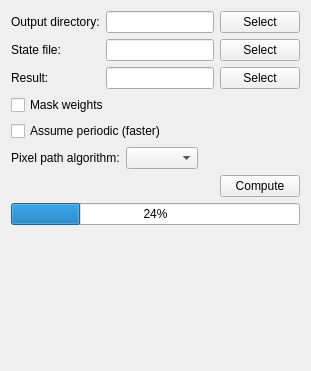
      <widget class="QWidget" name="tabWidgetPage6">
       <attribute name="title">
        <string>Compute</string>
       </attribute>
       <layout class="QVBoxLayout" name="verticalLayout_13">
        <item>
         <layout class="QGridLayout" name="gridLayout_2">
          <item row="0" column="0">
           <widget class="QLabel" name="label_18">
            <property name="text">
             <string>Output directory:</string>
            </property>
           </widget>
          </item>
          <item row="0" column="1">
           <widget class="QLineEdit" name="tab5_dir_lineEdit"/>
          </item>
          <item row="0" column="2">
           <widget class="QPushButton" name="tab5_dir_pushButton">
            <property name="text">
             <string>Select</string>
            </property>
           </widget>
          </item>
          <item row="1" column="0">
           <widget class="QLabel" name="label_20">
            <property name="text">
             <string>State file:</string>
            </property>
           </widget>
          </item>
          <item row="1" column="1">
           <widget class="QLineEdit" name="tab5_state_lineEdit"/>
          </item>
          <item row="1" column="2">
           <widget class="QPushButton" name="tab5_state_pushButton">
            <property name="text">
             <string>Select</string>
            </property>
           </widget>
          </item>
          <item row="2" column="0">
           <widget class="QLabel" name="label_21">
            <property name="text">
             <string>Result:</string>
            </property>
           </widget>
          </item>
          <item row="2" column="1">
           <widget class="QLineEdit" name="tab5_res_lineEdit"/>
          </item>
          <item row="2" column="2">
           <widget class="QPushButton" name="tab5_res_pushButton">
            <property name="text">
             <string>Select</string>
            </property>
           </widget>
          </item>
         </layout>
        </item>
        <item>
         <widget class="QCheckBox" name="tab5_mask_checkBox">
          <property name="text">
           <string>Mask weights</string>
          </property>
         </widget>
        </item>
        <item>
         <widget class="QCheckBox" name="tab5_per_checkBox">
          <property name="text">
           <string>Assume periodic (faster)</string>
          </property>
         </widget>
        </item>
        <item>
         <layout class="QHBoxLayout" name="horizontalLayout_12">
          <item>
           <widget class="QLabel" name="label_22">
            <property name="text">
             <string>Pixel path algorithm:</string>
            </property>
           </widget>
          </item>
          <item>
           <widget class="QComboBox" name="tab5_path_comboBox"/>
          </item>
          <item>
           <spacer name="horizontalSpacer_28">
            <property name="orientation">
             <enum>Qt::Horizontal</enum>
            </property>
            <property name="sizeHint" stdset="0">
             <size>
              <width>40</width>
              <height>20</height>
             </size>
            </property>
           </spacer>
          </item>
         </layout>
        </item>
        <item>
         <layout class="QHBoxLayout" name="horizontalLayout_20">
          <item>
           <spacer name="horizontalSpacer_27">
            <property name="orientation">
             <enum>Qt::Horizontal</enum>
            </property>
            <property name="sizeHint" stdset="0">
             <size>
              <width>40</width>
              <height>20</height>
             </size>
            </property>
           </spacer>
          </item>
          <item>
           <widget class="QPushButton" name="tab5_compute_pushButton">
            <property name="text">
             <string>Compute</string>
            </property>
           </widget>
          </item>
         </layout>
        </item>
        <item>
         <widget class="QProgressBar" name="tab5_progressBar">
          <property name="value">
           <number>24</number>
          </property>
         </widget>
        </item>
        <item>
         <spacer name="verticalSpacer_8">
          <property name="orientation">
           <enum>Qt::Vertical</enum>
          </property>
          <property name="sizeHint" stdset="0">
           <size>
            <width>20</width>
            <height>135</height>
           </size>
          </property>
         </spacer>
        </item>
       </layout>
      </widget>
